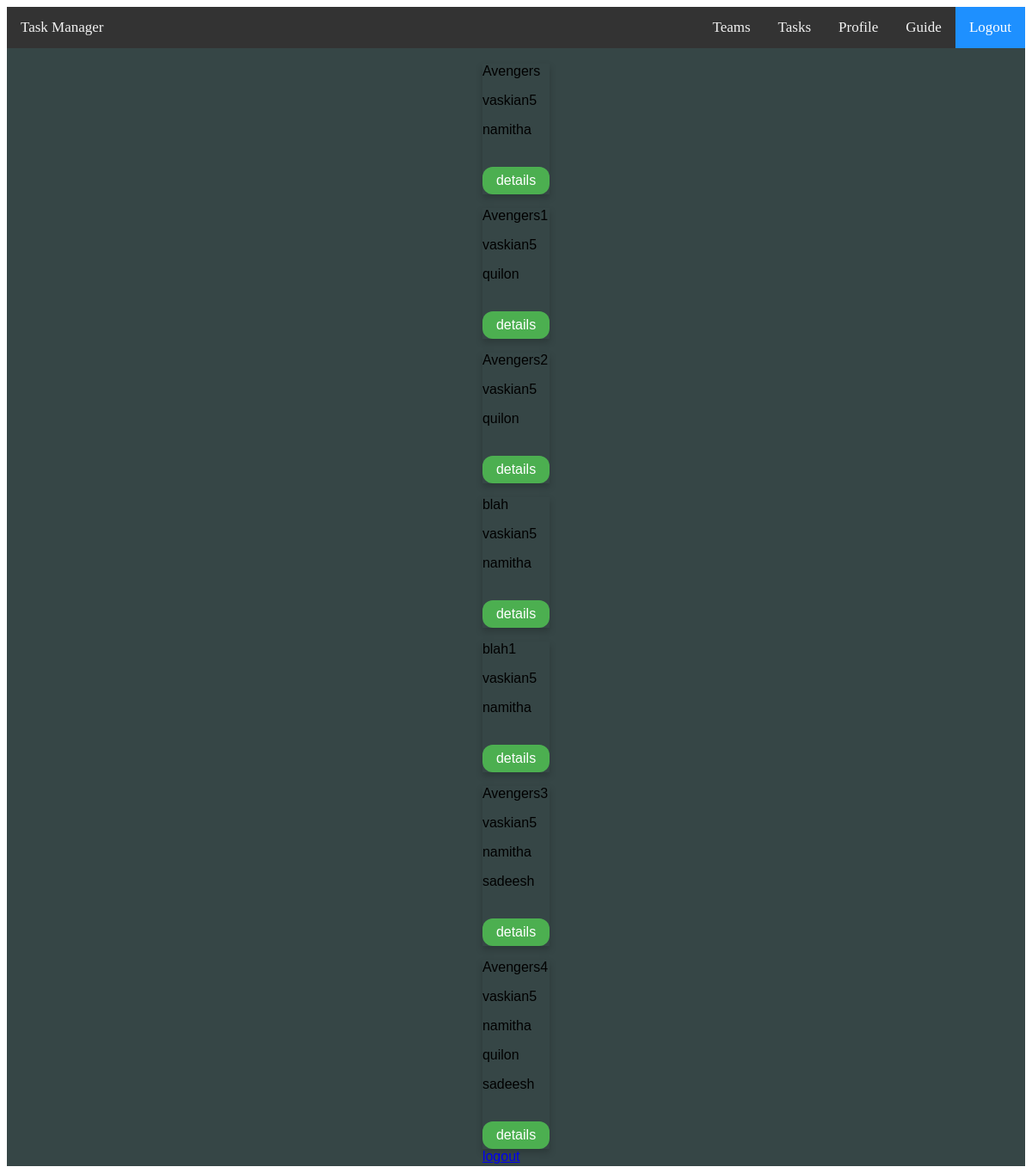
The page /team/list/ (signed in) on the database its author committed.
### users/models.py (models this page shows, shortened)
class Team(models.Model):
    TeamLead = models.ForeignKey(
        User, related_name="Teamleader", on_delete=models.CASCADE
    )
    TeamName = models.CharField(max_length=25,unique=True)
    MemberName = models.ManyToManyField(User,blank = True)

### users/views.py (the view)
# urls.py: path('team/list/',user_views.TeamListView,name = 'team'),
def TeamListView(request):
    team = Team.objects.filter(TeamLead = request.user)
    context = {
        'Team':team,
    }
    return render(request, "TeamTasks/team_list.html", context)

### templates/TeamTasks/team_list.html
{% extends "loginbase.html" %}
{% block content %}
        {% for t in Team %}
        <div class="card">
        <p>{{t.TeamName}}</p>
        <p>{{t.TeamLead}}</p>
        {% for m in t.MemberName.all %}
                {% if m != t.TeamLead %}
                <p>{{ m }} </p>
                {% endif %}
        {% endfor %}
        <br>
        <a href =" {% url 'team-details' t.id  %}"class="button">details</a>
                   </div>
        {% endfor %}
<a href = "{% url 'logout'%}">logout</a>
{% endblock content %}

### static/css/cards.css (style rules this page uses)
.card { box-shadow: 0 4px 8px 0 rgba(0,0,0,0.2); transition: 0.3s; }

### static/css/buttons.css (style rules this page uses)
.button { background-color: #4CAF50; border: none; color: white; padding: 7px 16px; text-align: center; text-decoration: none; display: inline-block; font-size: 16px; border-radius: 12px; }

### rows shown on the page
Team: TeamName "Avengers", TeamLead "vaskian5"
Team: TeamName "Avengers1", TeamLead "vaskian5"
Team: TeamName "Avengers2", TeamLead "vaskian5"
Team: TeamName "blah", TeamLead "vaskian5"
Team: TeamName "blah1", TeamLead "vaskian5"
Team: TeamName "Avengers3", TeamLead "vaskian5"
Team: TeamName "Avengers4", TeamLead "vaskian5"

### other values the page prints
{{ m }} "namitha"
{{ m }} "quilon"
{{ m }} "sadeesh"
